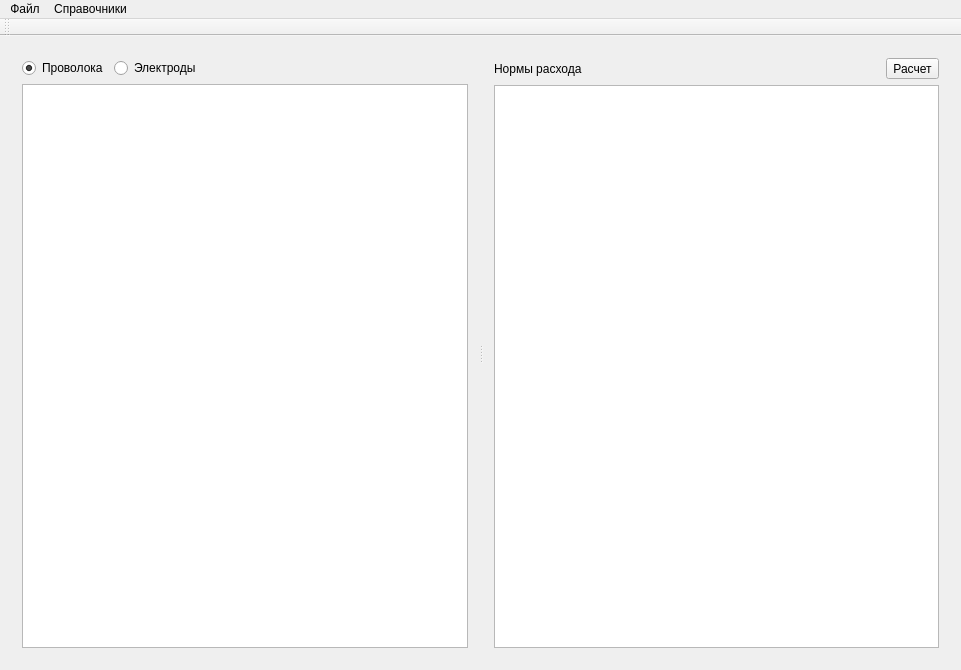
<?xml version="1.0" encoding="UTF-8"?>
<ui version="4.0">
 <class>MainWindow</class>
 <widget class="QMainWindow" name="MainWindow">
  <property name="geometry">
   <rect>
    <x>0</x>
    <y>0</y>
    <width>961</width>
    <height>670</height>
   </rect>
  </property>
  <property name="windowTitle">
   <string>Расчет себестоимости</string>
  </property>
  <widget class="QWidget" name="centralWidget">
   <layout class="QVBoxLayout" name="verticalLayout_3">
    <item>
     <widget class="QSplitter" name="splitter">
      <property name="orientation">
       <enum>Qt::Horizontal</enum>
      </property>
      <widget class="QWidget" name="">
       <layout class="QVBoxLayout" name="verticalLayout">
        <item>
         <layout class="QHBoxLayout" name="horizontalLayout">
          <item>
           <widget class="QRadioButton" name="radioButtonWire">
            <property name="text">
             <string>Проволока</string>
            </property>
            <property name="checked">
             <bool>true</bool>
            </property>
           </widget>
          </item>
          <item>
           <widget class="QRadioButton" name="radioButtonEl">
            <property name="text">
             <string>Электроды</string>
            </property>
           </widget>
          </item>
          <item>
           <spacer name="horizontalSpacer">
            <property name="orientation">
             <enum>Qt::Horizontal</enum>
            </property>
            <property name="sizeHint" stdset="0">
             <size>
              <width>40</width>
              <height>20</height>
             </size>
            </property>
           </spacer>
          </item>
         </layout>
        </item>
        <item>
         <widget class="QTableView" name="tableViewProd">
          <property name="selectionMode">
           <enum>QAbstractItemView::SingleSelection</enum>
          </property>
          <property name="selectionBehavior">
           <enum>QAbstractItemView::SelectRows</enum>
          </property>
          <attribute name="verticalHeaderVisible">
           <bool>false</bool>
          </attribute>
         </widget>
        </item>
       </layout>
      </widget>
      <widget class="QWidget" name="">
       <layout class="QVBoxLayout" name="verticalLayout_2">
        <item>
         <layout class="QHBoxLayout" name="horizontalLayout_2">
          <item>
           <widget class="QLabel" name="label">
            <property name="text">
             <string>Нормы расхода</string>
            </property>
           </widget>
          </item>
          <item>
           <spacer name="horizontalSpacer_2">
            <property name="orientation">
             <enum>Qt::Horizontal</enum>
            </property>
            <property name="sizeHint" stdset="0">
             <size>
              <width>40</width>
              <height>20</height>
             </size>
            </property>
           </spacer>
          </item>
          <item>
           <widget class="QToolButton" name="toolButton">
            <property name="text">
             <string>Расчет</string>
            </property>
           </widget>
          </item>
         </layout>
        </item>
        <item>
         <widget class="QTableView" name="tableView_2"/>
        </item>
       </layout>
      </widget>
     </widget>
    </item>
   </layout>
  </widget>
  <widget class="QMenuBar" name="menuBar">
   <property name="geometry">
    <rect>
     <x>0</x>
     <y>0</y>
     <width>961</width>
     <height>22</height>
    </rect>
   </property>
   <widget class="QMenu" name="menu">
    <property name="title">
     <string>Файл</string>
    </property>
    <addaction name="action"/>
    <addaction name="action_2"/>
   </widget>
   <widget class="QMenu" name="menu_2">
    <property name="title">
     <string>Справочники</string>
    </property>
    <addaction name="action_3"/>
   </widget>
   <addaction name="menu"/>
   <addaction name="menu_2"/>
  </widget>
  <widget class="QToolBar" name="mainToolBar">
   <attribute name="toolBarArea">
    <enum>TopToolBarArea</enum>
   </attribute>
   <attribute name="toolBarBreak">
    <bool>false</bool>
   </attribute>
  </widget>
  <action name="action">
   <property name="text">
    <string>Расчет</string>
   </property>
  </action>
  <action name="action_2">
   <property name="text">
    <string>Выход</string>
   </property>
  </action>
  <action name="action_3">
   <property name="text">
    <string>Материалы и цены</string>
   </property>
  </action>
 </widget>
 <layoutdefault spacing="6" margin="11"/>
 <resources/>
 <connections/>
</ui>
